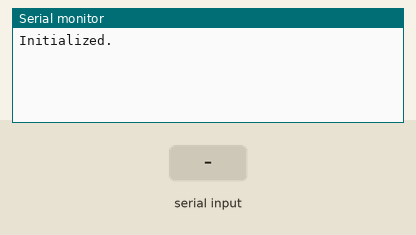
Recording of a sketch running on a simulated Arduino Uno, built with avr-gcc and run on an emulated ATmega328P. Shown: the last lines printed to the serial monitor. The test bench sets the inputs (shaded band).

Above: at 1.2 s.
1.3 s: "1\n" received over Serial
At 2.4 s:
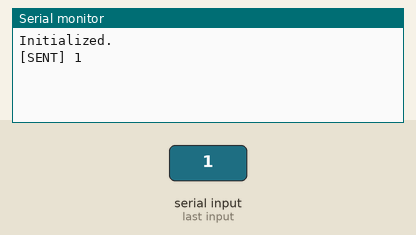
2.8 s: "1\n" received over the second serial link
At 3.4 s:
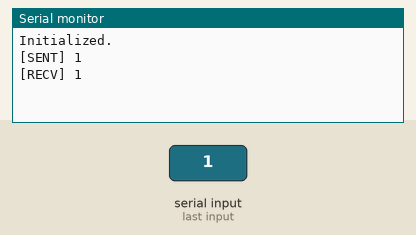
4.3 s: "0\n" received over Serial
At 4.7 s:
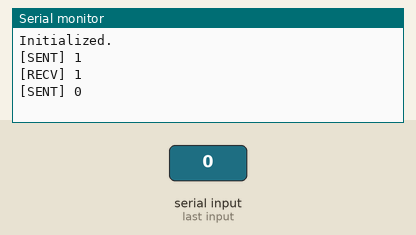
5.8 s: "0\n" received over the second serial link
At 6.9 s:
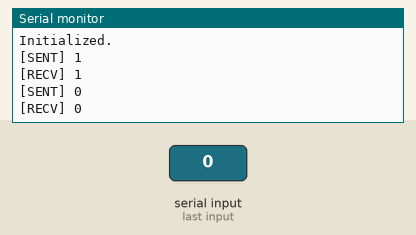

The sketch:

BluetoothTest3.ino
```cpp
/**
 * Bluetooth communication using the BlueSMiRF module.
 *
 * Author: Hayk Martirosyan
 */

#include <SoftwareSerial.h>

// Set to match your hardware
int RX_PIN = 4;
int TX_PIN = 5;

// Serial interface for the BlueSMiRF
SoftwareSerial bluetooth(RX_PIN, TX_PIN);

// Send and receive buffers
String bluetooth_rx_buffer = "";
String bluetooth_tx_buffer = "";

// Delimiter used to separate messages
char DELIMITER = '\n';

void setup() {

  // Start USB communication
  Serial.begin(9600);

  // Uncomment this only once, when configuring a new BlueSMiRF
  //set_bluetooth_baudrate();

  // Start bluetooth communication
  bluetooth.begin(9600);

  Serial.println("Initialized.");
}

void set_bluetooth_baudrate() {

  // Open BlueSMiRF at default baudrate
  bluetooth.begin(9600);

  // Enter command mode
  bluetooth.print("$$$");

  // Short delay, wait for the Mate to send back CMD
  delay(100);

  // Change the baudrate to 19200 bps
  // 115200 is usually too fast for SoftwareSerial to read data properly
  bluetooth.println("SU,19");
}

/**
 * Called when a complete message is received.
 */
void gotMessage(String message) {

  Serial.println("[RECV] " + message);

  // Do something!
}

/**
 * Finds complete messages from the rx buffer.
 */
void parseReadBuffer() {

  // Find the first delimiter in the buffer
  int inx = bluetooth_rx_buffer.indexOf(DELIMITER);

  // If there is none, exit
  if (inx == -1) return;

  // Get the complete message, minus the delimiter
  String s = bluetooth_rx_buffer.substring(0, inx);

  // Remove the message from the buffer
  bluetooth_rx_buffer = bluetooth_rx_buffer.substring(inx + 1);

  // Process the message
  gotMessage(s);

  // Look for more complete messages
  parseReadBuffer();
}

void parseWriteBuffer() {

  // Find the first delimiter in the buffer
  int inx = bluetooth_tx_buffer.indexOf(DELIMITER);

  // If there is none, exit
  if (inx == -1) return;

  // Get the complete message, including the delimiter
  String message = bluetooth_tx_buffer.substring(0, inx + 1);

  // Remove the message from the buffer
  bluetooth_tx_buffer = bluetooth_tx_buffer.substring(inx + 1);

  // Send off the message
  bluetooth.print(message);
  Serial.print("[SENT] " + message);

  // Look for more
  parseWriteBuffer();
}

/**
 * Continuously sends messages sent from USB and reads in messages from
 * the Bluetooth connection.
 */
void loop() {

  // Forward anything received via USB to bluetooth
  if(Serial.available()) {

    while(Serial.available()) {
      bluetooth_tx_buffer += (char)Serial.read();
    }

    // Look for complete messages
    parseWriteBuffer();
  }

  // Add bytes received over bluetooth to the buffer
  if(bluetooth.available()) {

    while(bluetooth.available()) {
      bluetooth_rx_buffer += (char)bluetooth.read();
    }
    // Look for complete messages
    parseReadBuffer();
  }
}
```

Measured:
- after the input at 1.3 s, the serial monitor: prints a new line at once (image 1)
- after the input at 2.8 s, the serial monitor: prints a new line at once (image 2)
- after the input at 4.3 s, the serial monitor: prints a new line at once (image 3)
- after the input at 5.8 s, the serial monitor: prints a new line at once (image 4)
